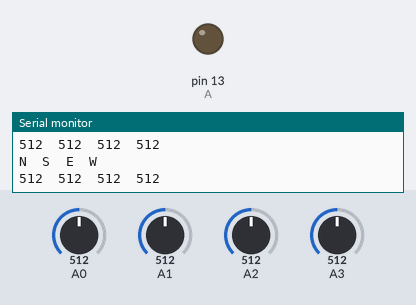
The sketch below on a simulated Arduino Uno, built with avr-gcc and run on an emulated ATmega328P. Shown: output pins drawn as LEDs (lit = HIGH), the last lines printed to the serial monitor. The inputs (shaded band) are chosen by the test bench; at power-on: A1 = 512, A2 = 512, A0 = 512, A3 = 512.

Above: at 1.8 s.
1.9 s: A1 set to 610
At 3.4 s:
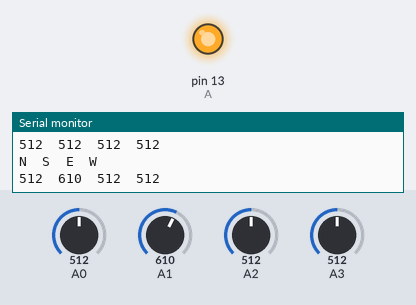
5.0 s: A1 set to 586
At 5.5 s:
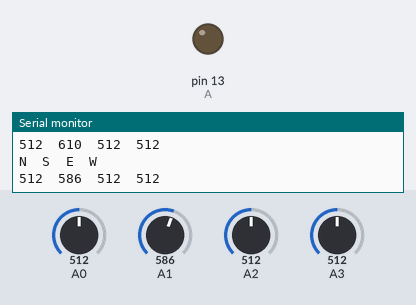
6.5 s: A2 set to 586
10.6 s: A2 set to 610
At 14.6 s:
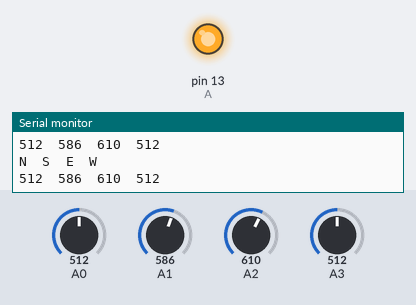
Timing chart, 0 to 15.7 s (numbered marks = the images above; inputs shaded):
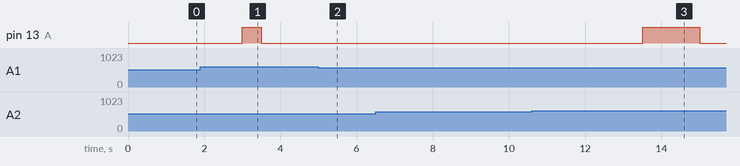

Measured:
- the behaviour switches between 601 and 600 on A1 (found by bisection; images 1 and 2)
- the behaviour switches between 600 and 601 on A2 (found by bisection; images 2 and 3)
- after the input at 1.9 s, pin 13 (A): LOW → HIGH after 1.1 s, → LOW 0.50 s later
- after the input at 5.0 s, pin 13 (A): stays LOW (without the input it goes to HIGH after 1.0 s)
- after the input at 10.6 s, pin 13 (A): LOW → HIGH after 2.9 s, → LOW 1.5 s later

The sketch:

Single_Axis_Sun_Tracker.ino
```cpp
int A=13,C=12,B=11,D=10,N,S,E,W;
int threshold=600;
void setup() {
  Serial.begin(9600);
  pinMode(A,OUTPUT);
}

void loop() {
  Serial.print('N');
  Serial.print('\t');
  Serial.print('S');
  Serial.print('\t');
  Serial.print('E');
  Serial.print('\t');
  Serial.print('W');
  Serial.println();
  N=analogRead(0);
  S=analogRead(1);
  E=analogRead(2);
  W=analogRead(3);
  Serial.print(N);
  Serial.print('\t');
  Serial.print(S);
  Serial.print('\t');
  Serial.print(E);
  Serial.print('\t');
  Serial.print(W);
  Serial.println('\n');
  delay(1000);
  if(N==0 && S==0 && W==0 && E==0)
  {
  digitalWrite(B,LOW);
  digitalWrite(D,LOW);
  digitalWrite(C,LOW);
  digitalWrite(A,LOW);
  }
  else if(N<threshold){
  if(S>threshold || W>threshold){
  digitalWrite(B,LOW);
  digitalWrite(D,LOW);
  digitalWrite(C,LOW);
  digitalWrite(A,HIGH);
  delay(500);
  digitalWrite(A,LOW);
  digitalWrite(C,LOW);
  digitalWrite(D,LOW);
  digitalWrite(B,HIGH);
  delay(500);
  digitalWrite(B,LOW);
  digitalWrite(A,LOW);
  digitalWrite(D,LOW);
  digitalWrite(C,HIGH);
  delay(500);
  digitalWrite(A,LOW);
  digitalWrite(C,LOW);
  digitalWrite(B,LOW);
  digitalWrite(D,HIGH);
  delay(500);
  }
  else if(E>threshold){
  digitalWrite(B,LOW);
  digitalWrite(A,LOW);
  digitalWrite(C,LOW);
  digitalWrite(D,HIGH);
  delay(500);
  digitalWrite(A,LOW);
  digitalWrite(B,LOW);
  digitalWrite(D,LOW);
  digitalWrite(C,HIGH);
  delay(500);
  digitalWrite(C,LOW);
  digitalWrite(A,LOW);
  digitalWrite(D,LOW);
  digitalWrite(B,HIGH);
  delay(500);
  digitalWrite(D,LOW);
  digitalWrite(C,LOW);
  digitalWrite(B,LOW);
  digitalWrite(A,HIGH);
  delay(500);
  }
}
}
```
